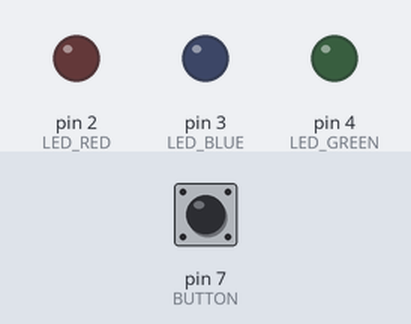
Bench run of a sketch on a simulated Arduino Uno, built with avr-gcc and run on an emulated ATmega328P. Shown: output pins drawn as LEDs (lit = HIGH). The inputs (shaded band) are chosen by the test bench; at power-on: pin 7 (BUTTON) LOW.

Above: at 1.2 s.
1.3 s: pin 7 (BUTTON) pulled HIGH for 0.15 s
At 2.6 s:
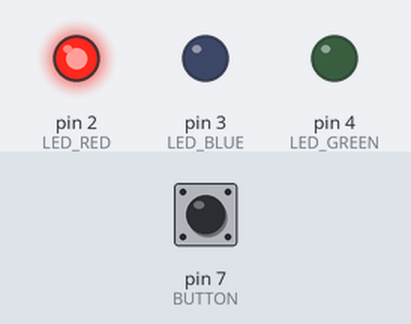
2.9 s: pin 7 (BUTTON) pulled HIGH for 1 s
At 5.0 s:
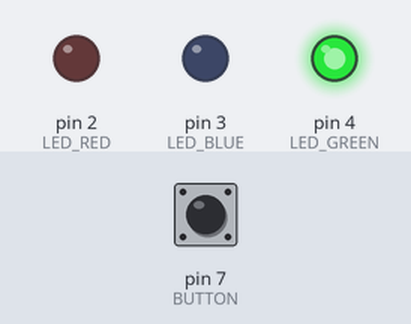
5.4 s: pin 7 (BUTTON) pulled HIGH for 0.15 s
At 6.7 s:
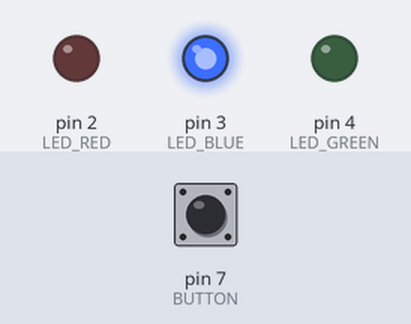
7.0 s: pin 7 (BUTTON) pulled HIGH for 3.2 s
At 11.0 s:
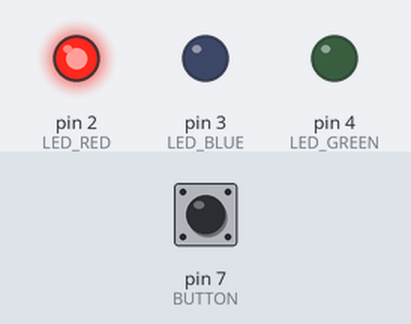
Timing chart, 0 to 12.5 s (numbered marks = the images above; inputs shaded):
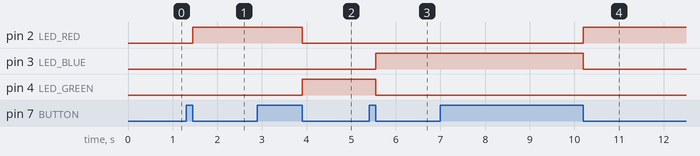

The sketch:

aula-classes.ino
```cpp
#define LED_RED 2
#define LED_GREEN 4
#define LED_BLUE 3
#define BUTTON 7

class Btn{
public:
  int buttonPress, buttonFree, pin;
  Btn(int p){
    pin = p;
    buttonFree = buttonPress = 0;
  }

  bool press(){
    if (digitalRead(pin) == HIGH)
    {
      buttonPress = 1;
      buttonFree = 0;
    }
    else
    {
      buttonFree = 1;
    }
    if ((buttonPress == 1) and (buttonFree == 1))
    {
      buttonPress = 0;
      buttonFree = 0;
      return true;
    }else
    {
      return false;
    }
  }
};

class Color
{
public:

  int pinR, pinG, pinB, period, max;

  Color(int pr, int pg, int pb):pinR(pr), pinG(pg), pinB(pb){
    period = 0;
    max = 3;
  }

  void chooseLed(){
    if (period == 0)
    {
      colorLed(1, 0, 0);
    }else if (period == 1)
    {
      colorLed(0, 1, 0);
    }
    else if (period == 2)
    {
      colorLed(0, 0, 1);
    }
    period++;
    if (period > max-1)
    {
      period = 0;
    }


  }

private:
  void colorLed(int r, int g, int b){
    digitalWrite(pinR, r); //High == 1 | LOW == 0
    digitalWrite(pinG, g);
    digitalWrite(pinB, b);
  }
};

Btn btn(BUTTON);

Color color(LED_RED, LED_GREEN, LED_BLUE);

void setup() {
  pinMode(LED_RED, OUTPUT);
  pinMode(LED_GREEN, OUTPUT);
  pinMode(LED_BLUE, OUTPUT);
  pinMode(BUTTON, INPUT);

}

void loop() {
  if (btn.press())
  {
    color.chooseLed();
  }


}
```

Measured:
- after the input at 1.3 s, pin 2 (LED_RED): LOW → HIGH after 0.15 s
- after the input at 2.9 s, pin 2 (LED_RED): HIGH → LOW after 1.0 s; pin 4 (LED_GREEN): LOW → HIGH after 1.0 s
- after the input at 5.4 s, pin 3 (LED_BLUE): LOW → HIGH after 0.15 s; pin 4 (LED_GREEN): HIGH → LOW after 0.15 s
- after the input at 7.0 s, pin 2 (LED_RED): LOW → HIGH after 3.2 s; pin 3 (LED_BLUE): HIGH → LOW after 3.2 s
